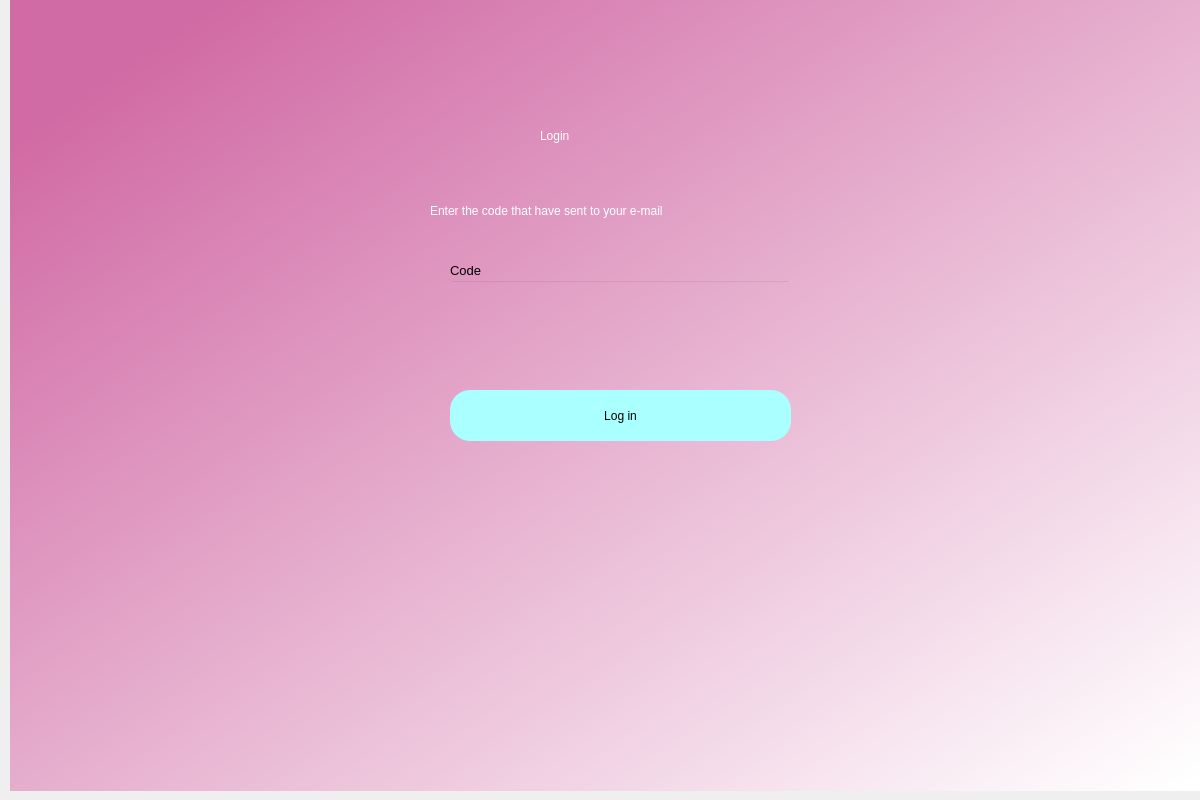
<?xml version="1.0" encoding="UTF-8"?>
<ui version="4.0">
 <class>Dialog</class>
 <widget class="QDialog" name="Dialog">
  <property name="geometry">
   <rect>
    <x>0</x>
    <y>0</y>
    <width>1200</width>
    <height>800</height>
   </rect>
  </property>
  <property name="windowTitle">
   <string>Dialog</string>
  </property>
  <widget class="QWidget" name="bgwidget" native="true">
   <property name="geometry">
    <rect>
     <x>10</x>
     <y>-10</y>
     <width>1201</width>
     <height>801</height>
    </rect>
   </property>
   <property name="styleSheet">
    <string notr="true">QWidget#bgwidget{
background-color:qlineargradient(spread:pad, x1:0.091, y1:0.101636, x2:0.991379, y2:0.977, stop:0 rgba(209, 107, 165, 255), stop:1 rgba(255, 255, 255, 255));}</string>
   </property>
   <widget class="QLabel" name="label">
    <property name="geometry">
     <rect>
      <x>530</x>
      <y>110</y>
      <width>151</width>
      <height>71</height>
     </rect>
    </property>
    <property name="styleSheet">
     <string notr="true">font: 36pt &quot;MS Shell Dlg 2&quot;; color:rgb(255, 255, 255)</string>
    </property>
    <property name="text">
     <string>Login</string>
    </property>
   </widget>
   <widget class="QLabel" name="label_2">
    <property name="geometry">
     <rect>
      <x>420</x>
      <y>200</y>
      <width>391</width>
      <height>41</height>
     </rect>
    </property>
    <property name="styleSheet">
     <string notr="true">font: 16pt &quot;MS Shell Dlg 2&quot;;color:rgb(255, 255, 255)</string>
    </property>
    <property name="text">
     <string>Enter the code that have sent to your e-mail</string>
    </property>
   </widget>
   <widget class="QPushButton" name="login">
    <property name="geometry">
     <rect>
      <x>440</x>
      <y>400</y>
      <width>341</width>
      <height>51</height>
     </rect>
    </property>
    <property name="styleSheet">
     <string notr="true">border-radius:20px;
background-color: rgb(170, 255, 255);
font: 14pt &quot;MS Shell Dlg 2&quot;;</string>
    </property>
    <property name="text">
     <string>Log in</string>
    </property>
   </widget>
   <widget class="QLineEdit" name="emailfield">
    <property name="geometry">
     <rect>
      <x>440</x>
      <y>290</y>
      <width>341</width>
      <height>51</height>
     </rect>
    </property>
    <property name="styleSheet">
     <string notr="true">background-color:rgba(0,0,0,0);
font: 12pt &quot;MS Shell Dlg 2&quot;;</string>
    </property>
   </widget>
   <widget class="QLabel" name="label_3">
    <property name="geometry">
     <rect>
      <x>440</x>
      <y>270</y>
      <width>81</width>
      <height>20</height>
     </rect>
    </property>
    <property name="font">
     <font>
      <family>MS Shell Dlg 2</family>
      <pointsize>10</pointsize>
      <weight>50</weight>
      <italic>false</italic>
      <bold>false</bold>
     </font>
    </property>
    <property name="styleSheet">
     <string notr="true">font: 10pt &quot;MS Shell Dlg 2&quot;;</string>
    </property>
    <property name="text">
     <string>Code</string>
    </property>
   </widget>
   <widget class="QLabel" name="error">
    <property name="geometry">
     <rect>
      <x>440</x>
      <y>456</y>
      <width>341</width>
      <height>20</height>
     </rect>
    </property>
    <property name="styleSheet">
     <string notr="true">font: 12pt &quot;MS Shell Dlg 2&quot;; color:red;</string>
    </property>
    <property name="text">
     <string/>
    </property>
   </widget>
  </widget>
 </widget>
 <resources/>
 <connections/>
</ui>
